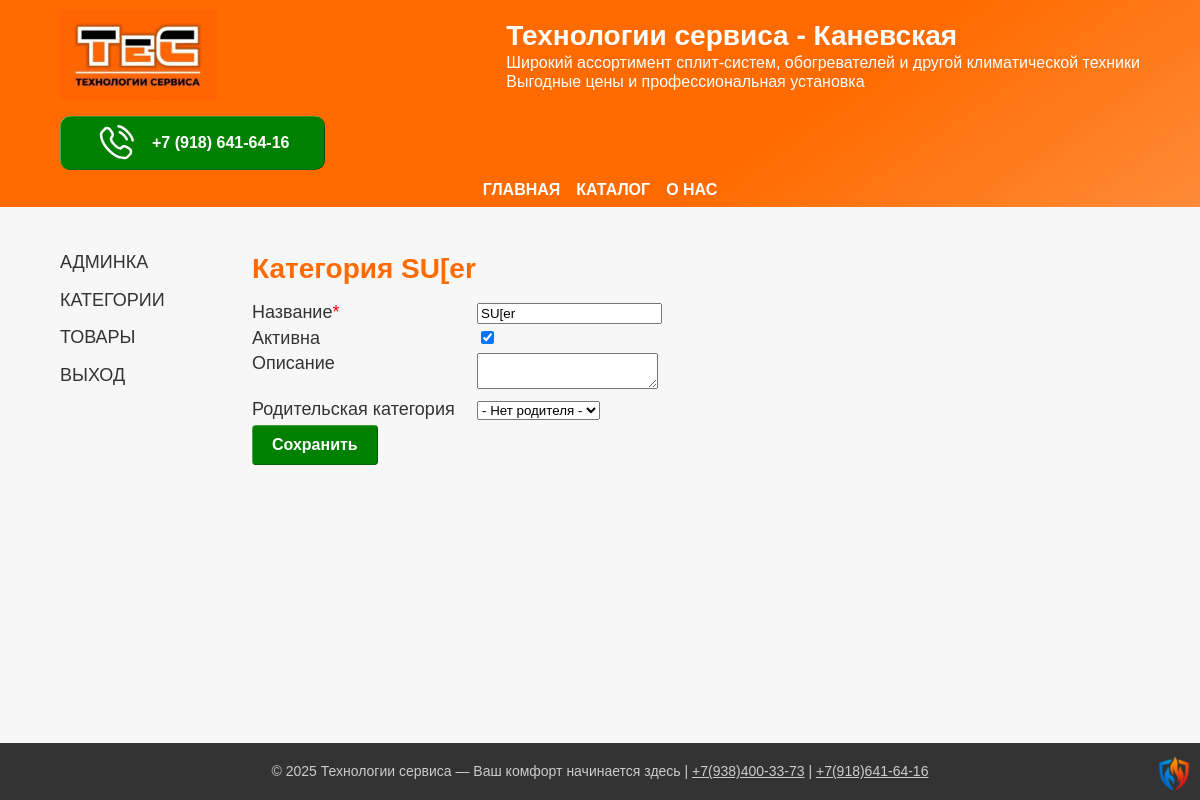
/dash/categories/SU[er, run on the app's committed database.
### app/models.py (models this page shows)
class Category(db.Model):
    __tablename__ = 'categories'
    id = db.Column(db.Integer, primary_key=True)
    name = db.Column(db.String(64), nullable=False, unique=True)
    description = db.Column(db.Text, nullable=True)
    active = db.Column(db.Boolean, default=True)
    parent_id = db.Column(db.Integer, db.ForeignKey('categories.id'), nullable=True)
    children = db.relationship('Category', backref=db.backref('parent', remote_side=[id]),
                               lazy=True, cascade='all, delete-orphan')
    def __repr__(self):
        return f'<Category {self.name}>'

### app/urls.py (the view)
@login_required
@app.route('/dash/categories/<string:name>')
def category(name):
    category = Category.query.filter_by(name=name).first()
    form = CategoryForm()
    form.name.data = category.name
    form.description.data = category.description
    form.active.data = category.active
    if category:
        print(category)
    return render_template('category.html',
                           title=f"Категория {category.name}",
                           category=category,
                           form=form)

### app/forms.py
class CategoryForm(FlaskForm):
    name = StringField('Название', validators=[DataRequired(DATA_REQUIRED_MESSAGE), Length(min=1, max=64)])
    description = TextAreaField('Описание', validators=[Optional()])
    active = BooleanField('Активна', default=True)
    parent = QuerySelectField(
        label='Родительская категория',
        query_factory=lambda: Category.query.filter_by(active=True),
        get_label='name',
        get_pk=lambda obj: obj.id,
        allow_blank=True,  # Опционально: без родителя
        blank_text='- Нет родителя -'
    )
    submit_new = SubmitField('Создать')
    submit_save = SubmitField('Сохранить')
    submit_delete = SubmitField('Удалить')

### app/templates/category.html (shortened to what this page needs)
{% extends "private.html" %}
{% block article %}
<h2>{{title}}</h2>
      <form id="form-category" class="form-category" action="" method="post" novalidate>
        <div class="form-category--field">
          <div>{{ form.name.label }}<span style="color: red;">*</span></div>
          <div class="field--input">
            {{ form.name() }}
          </div>
        </div>
        <div class="form-category--field">
          <div>{{ form.active.label }}</div>
          <div class="field--checkbox">
            {{ form.active() }}
          </div>
        </div>
        <div class="form-category--field">
          <div>{{ form.description.label }}</div>
          <div class="field-textarea">
            {{ form.description() }}
          </div>
        </div>
        <div class="form-category--field">
          <div>{{ form.parent.label }}</div>
          <div class="field-select">
            {{ form.parent() }}
          </div>
        </div>
        <p class="form-login--submit">{{ form.submit_save() }}</p>
      </form>
{% endblock %}

### app/static/css/style.css (style rules this page uses)
:root { --wrapper-max: 75rem; --wrapper-big: 64rem; --wrapper-middle: 50rem; --wrapper-small: 25rem; --color-btn-hover: rgb(58, 206, 0); --color-heads-color: #ff6b00; --color-background: #f7f7f7; --color-shadow: #000000A0; }
body { font-family: Geneva, Arial, Helvetica, sans-serif; background-color: var(--color-background); color: #333; display: flex; flex-direction: column; min-height: 100vh; justify-content: space-between; align-content: space-between; container-type: inline-size; container-name: body-size; }
h2 { font-size: 1.75rem; }
h1, h2, h3 { color: #ff6b00; display: block; }
.form-category { display: flex; flex-direction: column; gap: 0.25rem; }
.form-category--field { display: grid; grid-template-columns: 1fr 3fr; gap: 0.25rem; }
.form-login--submit { display: flex; flex-wrap: wrap; gap: 1rem; }
.form-login--submit input#submit, .form-login--submit input#submit_new, .form-login--submit input#submit_save { padding: 0.25rem 1.25rem; border-radius: 0.25rem; font-size: 1rem; line-height: 2rem; font-weight: bold; display: block; color: white; background-color: green; transition: 0.2s ease-in-out; border: none; box-shadow: inset -0.75px -0.5px rgba(0, 0, 0, 0.4), inset +0.75px +0.5px rgba(255, 255, 255, 0.4); }

### data on the page
Category: name "SU[er", active "☑", parent "- Нет родителя -"

### other printed values
{{ title }} "Категория SU[er"
